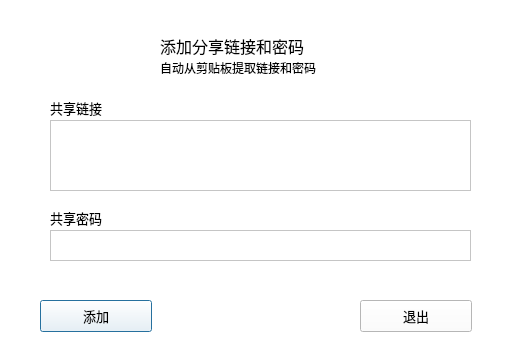
<?xml version="1.0" encoding="UTF-8"?>
<ui version="4.0">
 <class>Add_link_Dialog</class>
 <widget class="QDialog" name="Add_link_Dialog">
  <property name="geometry">
   <rect>
    <x>0</x>
    <y>0</y>
    <width>528</width>
    <height>355</height>
   </rect>
  </property>
  <property name="windowTitle">
   <string>添加共享链接</string>
  </property>
  <property name="styleSheet">
   <string notr="true">background-color: white</string>
  </property>
  <widget class="QLabel" name="label_5">
   <property name="geometry">
    <rect>
     <x>160</x>
     <y>60</y>
     <width>331</width>
     <height>16</height>
    </rect>
   </property>
   <property name="font">
    <font>
     <family>Microsoft YaHei</family>
     <pointsize>9</pointsize>
    </font>
   </property>
   <property name="text">
    <string>自动从剪贴板提取链接和密码</string>
   </property>
  </widget>
  <widget class="QLabel" name="label">
   <property name="geometry">
    <rect>
     <x>160</x>
     <y>35</y>
     <width>341</width>
     <height>21</height>
    </rect>
   </property>
   <property name="font">
    <font>
     <family>Microsoft YaHei</family>
     <pointsize>12</pointsize>
    </font>
   </property>
   <property name="text">
    <string>添加分享链接和密码</string>
   </property>
  </widget>
  <widget class="QLabel" name="label_2">
   <property name="geometry">
    <rect>
     <x>50</x>
     <y>100</y>
     <width>201</width>
     <height>16</height>
    </rect>
   </property>
   <property name="font">
    <font>
     <family>Microsoft YaHei</family>
     <pointsize>10</pointsize>
    </font>
   </property>
   <property name="text">
    <string>共享链接</string>
   </property>
  </widget>
  <widget class="QLabel" name="label_3">
   <property name="geometry">
    <rect>
     <x>50</x>
     <y>210</y>
     <width>58</width>
     <height>16</height>
    </rect>
   </property>
   <property name="font">
    <font>
     <family>Microsoft YaHei</family>
     <pointsize>10</pointsize>
    </font>
   </property>
   <property name="text">
    <string>共享密码</string>
   </property>
  </widget>
  <widget class="QLabel" name="label_4">
   <property name="geometry">
    <rect>
     <x>50</x>
     <y>30</y>
     <width>71</width>
     <height>61</height>
    </rect>
   </property>
   <property name="text">
    <string/>
   </property>
   <property name="pixmap">
    <pixmap resource="res.qrc">:/imgs/sharing_link.png</pixmap>
   </property>
   <property name="scaledContents">
    <bool>true</bool>
   </property>
  </widget>
  <widget class="QPushButton" name="bt_add">
   <property name="geometry">
    <rect>
     <x>40</x>
     <y>300</y>
     <width>112</width>
     <height>32</height>
    </rect>
   </property>
   <property name="font">
    <font>
     <family>Microsoft YaHei</family>
     <pointsize>10</pointsize>
    </font>
   </property>
   <property name="text">
    <string>添加</string>
   </property>
  </widget>
  <widget class="QPushButton" name="bt_quit">
   <property name="geometry">
    <rect>
     <x>360</x>
     <y>300</y>
     <width>112</width>
     <height>32</height>
    </rect>
   </property>
   <property name="font">
    <font>
     <family>Microsoft YaHei</family>
     <pointsize>10</pointsize>
    </font>
   </property>
   <property name="text">
    <string>退出</string>
   </property>
  </widget>
  <widget class="QTextEdit" name="shared_link">
   <property name="geometry">
    <rect>
     <x>50</x>
     <y>120</y>
     <width>421</width>
     <height>71</height>
    </rect>
   </property>
   <property name="font">
    <font>
     <family>Microsoft YaHei</family>
    </font>
   </property>
   <property name="styleSheet">
    <string notr="true">background-color:white</string>
   </property>
  </widget>
  <widget class="QTextEdit" name="pass_word">
   <property name="geometry">
    <rect>
     <x>50</x>
     <y>230</y>
     <width>421</width>
     <height>31</height>
    </rect>
   </property>
   <property name="font">
    <font>
     <family>Microsoft YaHei</family>
    </font>
   </property>
   <property name="styleSheet">
    <string notr="true">background-color: white</string>
   </property>
  </widget>
 </widget>
 <resources>
  <include location="res.qrc"/>
 </resources>
 <connections/>
</ui>
